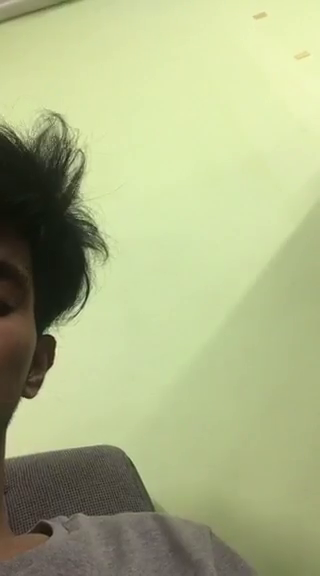
#> input picture frame 31 of 112.mp4, 320 x 576 px
$ python SmokeDect-v0.4.py
#> lines starting #> are read from the running program, lines starting #| are printed output that depends on the picture; after the words box and inside, x2 and y2 are one past the last pixel; in counts of white or black regions, pixels touching at a corner belong together
# *^_^* coding:utf-8 *^_^*

from __future__ import print_function
import cv2
import numpy as np
# from matplotlib import pyplot as plt

__author__ = 'stone'
__date__ = '16-7-1'

DEBUG = True
AVERAGE_S_THRESHOLD = 70
HSV_V_BLOCK_COUNT = 50
CANDIDATE_BLOCK_SIZE = 20
SMOKE = False
SMOKING = False
if __name__ == "__main__":
    countSmmoke = 0
    cap = cv2.VideoCapture(
        "./112.mp4")
    ret, start_frame = cap.read()
#> start_frame is the input picture: shape (576, 320, 3); mean B, G, R 134.2, 179.2, 171
    start_gray_frame = cv2.cvtColor(start_frame, cv2.COLOR_BGR2GRAY)
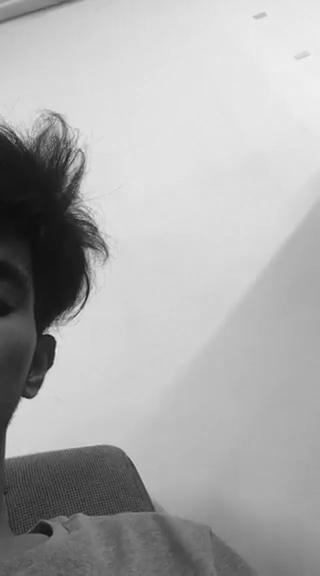
#> start_gray_frame: shape (576, 320); min 14, max 241, mean 171.6
    fgbg = cv2.createBackgroundSubtractorMOG2(
        history=500,
        detectShadows=False
    )
    height, width = start_frame.shape[:2]
#> height = 576; width = 320
    frame_count = 0

    HSV_V_all_block = []
    while 1:
        ret, frame = cap.read()
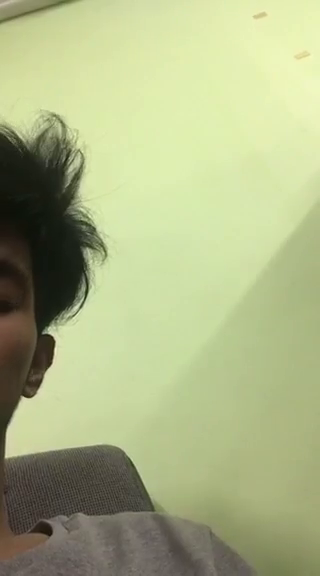
#> input picture frame 32 of 112.mp4, 320 x 576 px
#> frame is the input picture: shape (576, 320, 3); mean B, G, R 134.3, 179.7, 171.2
        if frame is None:
            print("The End!")
            break

        smooth_kernel = np.ones((5, 5), np.float32)/25
        smooth_frame = cv2.filter2D(frame, -1, smooth_kernel)

        gray_frame = cv2.cvtColor(smooth_frame, cv2.COLOR_BGR2GRAY)
        hsv_frame = cv2.cvtColor(smooth_frame, cv2.COLOR_BGR2HSV_FULL)
#> hsv_frame: shape (576, 320, 3); mean H, S, V 48.1, 67.1, 181
        if DEBUG:
            cv2.imshow("gray_frame", gray_frame)
            cv2.imshow("hsv_frame", hsv_frame)

        # GMM
        fgmask = fgbg.apply(gray_frame)
#> fgmask: shape (576, 320); every value is 255
        kernel1 = np.ones((5, 5), np.uint8)
        kernel2 = np.ones((3, 3), np.uint8)
        fgmask = cv2.erode(fgmask, kernel2)
        fgmask = cv2.dilate(fgmask, kernel1)
        ret, fgmask_bin = cv2.threshold(fgmask, 0, 1, cv2.THRESH_BINARY)
#> fgmask_bin: shape (576, 320); every value is 1

        block_width = int(width/CANDIDATE_BLOCK_SIZE)
#> block_width = 16
        block_height = int(height/CANDIDATE_BLOCK_SIZE)
#> block_height = 28
        HSV_V_each_block = []
        HSV_V_50_block = np.array(0)

        for m in range(0, width, block_width):
            for n in range(0, height, block_height):
                fgmask_clip = fgmask_bin[n:(block_height+n), m:(block_width+m)]
                candidate_clip = hsv_frame[n:(block_height+n), m:(block_width+m)]

                # store V of each frames
                HSV_V_each_block.append(np.average(candidate_clip[:, :, 2]))

                # find the move clips
                if fgmask_clip.any():
                    if DEBUG:
                        cv2.rectangle(frame, (m, n), (m+block_width, n+block_height), (255, 0, 0))
                        SMOKE = True

                    # average of S
                    candidate_clip_S = candidate_clip[:, :, 1]
                    average_S = np.average(candidate_clip_S)

                    # average of V
                    candidate_clip_V = candidate_clip[:, :, 2]
                    average_V = np.average(candidate_clip_V)

                    # if average of S lower than threshold it maybe smoke area
                    if (average_S < AVERAGE_S_THRESHOLD):
                        if DEBUG:
                            cv2.rectangle(frame, (m, n), (m+block_width, n+block_height), (0, 255, 0))
                            SMOKING = True

                        # the value of V in the smoke area is higher
                        HSV_V_all_block_ndarray = np.array(HSV_V_all_block)
                        if (frame_count > HSV_V_BLOCK_COUNT - 1):
                            HSV_V_50_block = HSV_V_all_block_ndarray[:, int(m/20)]
                        elif (frame_count > 0):
                            HSV_V_50_block = HSV_V_all_block_ndarray[:frame_count, int(m/20)]

                        if (np.average(HSV_V_50_block) - average_V < 5):
                            cv2.rectangle(frame, (m, n), (m+block_width, n+block_height), (0, 0, 255))
                            SMOKING = False
                            SMOKE = False
                            print("NO HAVE PEOPLE SMOKING")
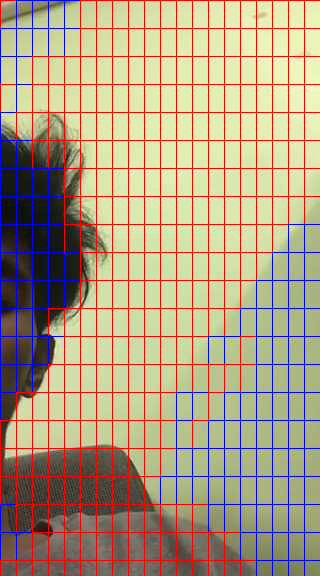
#> frame: shape (576, 320, 3); 9.67% of pixels changed, all inside (x1, y1, x2, y2) = (0, 0, 320, 576)
#> after the loop, HSV_V_each_block = 420 values, max 245.1 at index 402, min 18.54 at index 7, mean 179.5

        if (SMOKE == True & SMOKING == True):
            print("HAVE PEOPLE SMOKING")
        cv2.imshow("fgmask", fgmask)
        cv2.imshow("frame", frame)

        # store V of 50 frames before current frame
        if frame_count > HSV_V_BLOCK_COUNT - 1:
            HSV_V_all_block.pop(0)
            HSV_V_all_block.append(HSV_V_each_block)
            # print(HSV_V_all_block)
        else:
            HSV_V_all_block.append(HSV_V_each_block)

        frame_count += 1

        if (cv2.waitKey(10) & 0xFF) == 27:
#> (key Esc is pressed here)
            print("ESC")
            break

    cap.release()
    cv2.destroyAllWindows()

$ run again, starting later in the video
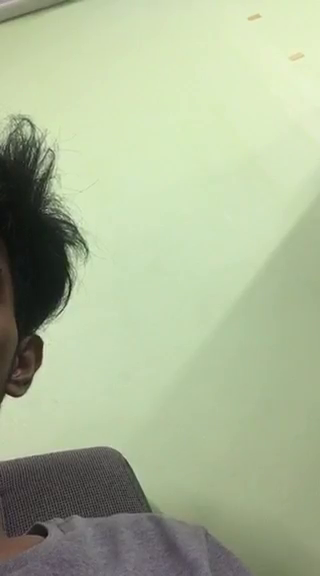
#> input picture frame 141 of 112.mp4, 320 x 576 px
#> start_frame is the input picture: shape (576, 320, 3); mean B, G, R 150.5, 182.3, 170.2
#> `start_gray_frame = cv2.cvtColor(start_frame, cv2.COLOR_BGR2GRAY)`:
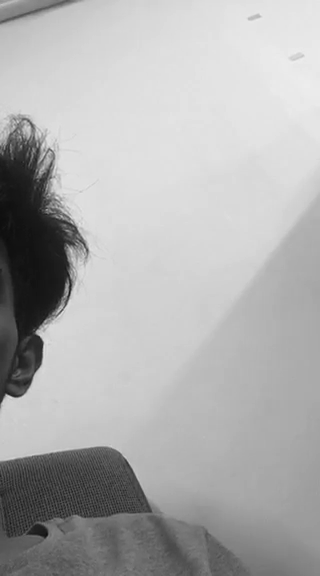
#> start_gray_frame: shape (576, 320); min 12, max 237, mean 175
#> hsv_frame: shape (576, 320, 3); mean H, S, V 67.4, 45, 183.1
#> fgmask: shape (576, 320); every value is 255
#> fgmask_bin: shape (576, 320); every value is 1
#> after the loop `for m in range(0, width, block_width):`:
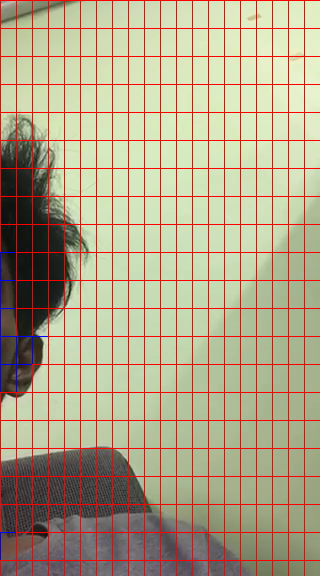
#> frame: shape (576, 320, 3); mean B, G, R 136.8, 164.8, 178.1
#> after the loop `for m in range(0, width, block_width):`: HSV_V_each_block = 420 values, max 241.5 at index 401, min 20.39 at index 7, mean 181.7

$ run again, starting later in the video
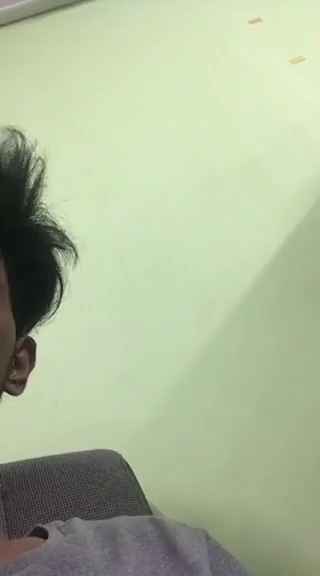
#> input picture frame 251 of 112.mp4, 320 x 576 px
#> start_frame is the input picture: shape (576, 320, 3); mean B, G, R 154.5, 185, 173
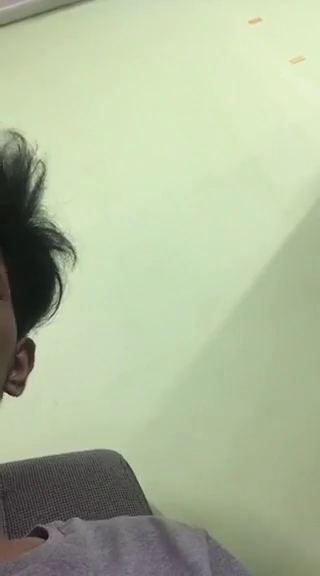
#> input picture frame 252 of 112.mp4, 320 x 576 px
#> frame is the input picture: shape (576, 320, 3); mean B, G, R 155, 185.2, 173.4
#> hsv_frame: shape (576, 320, 3); mean H, S, V 70.3, 42.4, 186.1
#> fgmask: shape (576, 320); every value is 255
#> fgmask_bin: shape (576, 320); every value is 1
#> after the loop `for m in range(0, width, block_width):`:
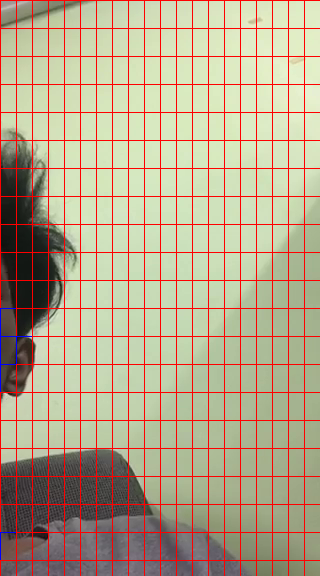
#> frame: shape (576, 320, 3); 9.67% of pixels changed, all inside (x1, y1, x2, y2) = (0, 0, 320, 576)
#> after the loop `for m in range(0, width, block_width):`: HSV_V_each_block = 420 values, max 239.1 at index 359, min 22.6 at index 8, mean 184.6
